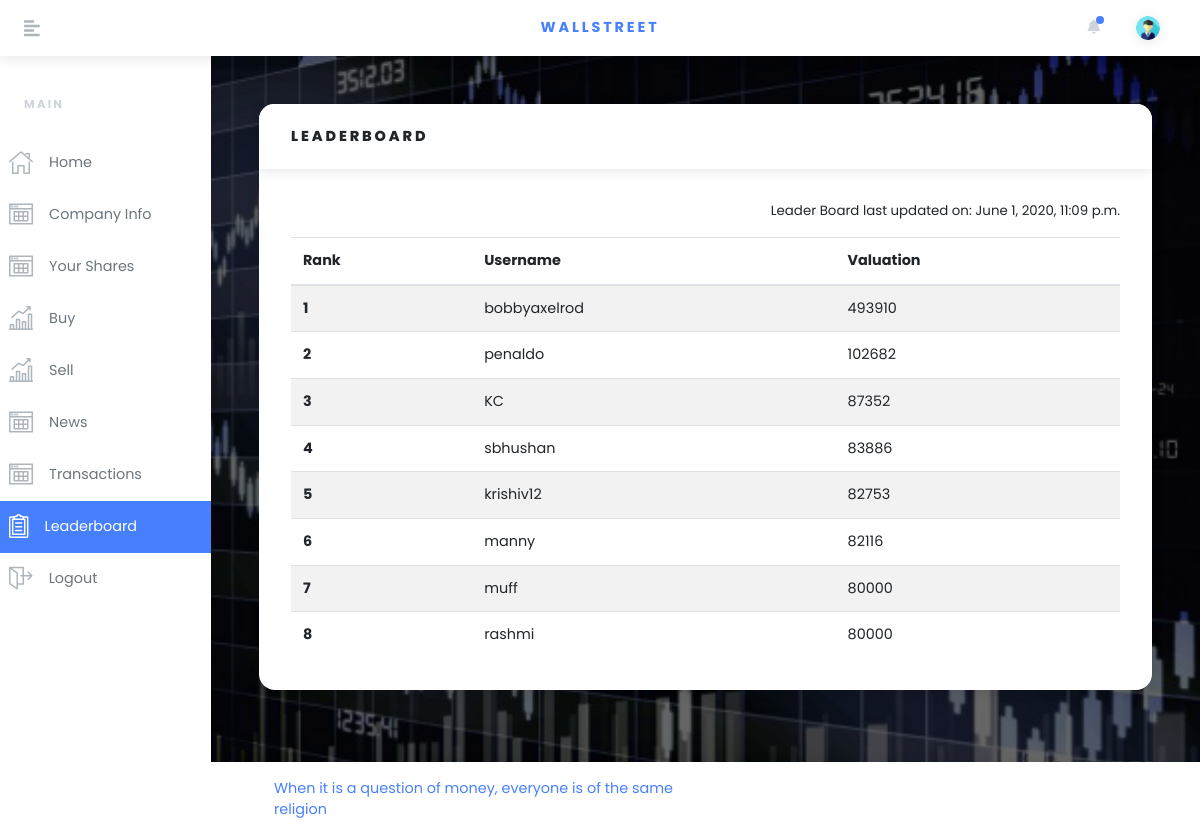
Page /leaderboard/ (signed in) on the earlier database version.
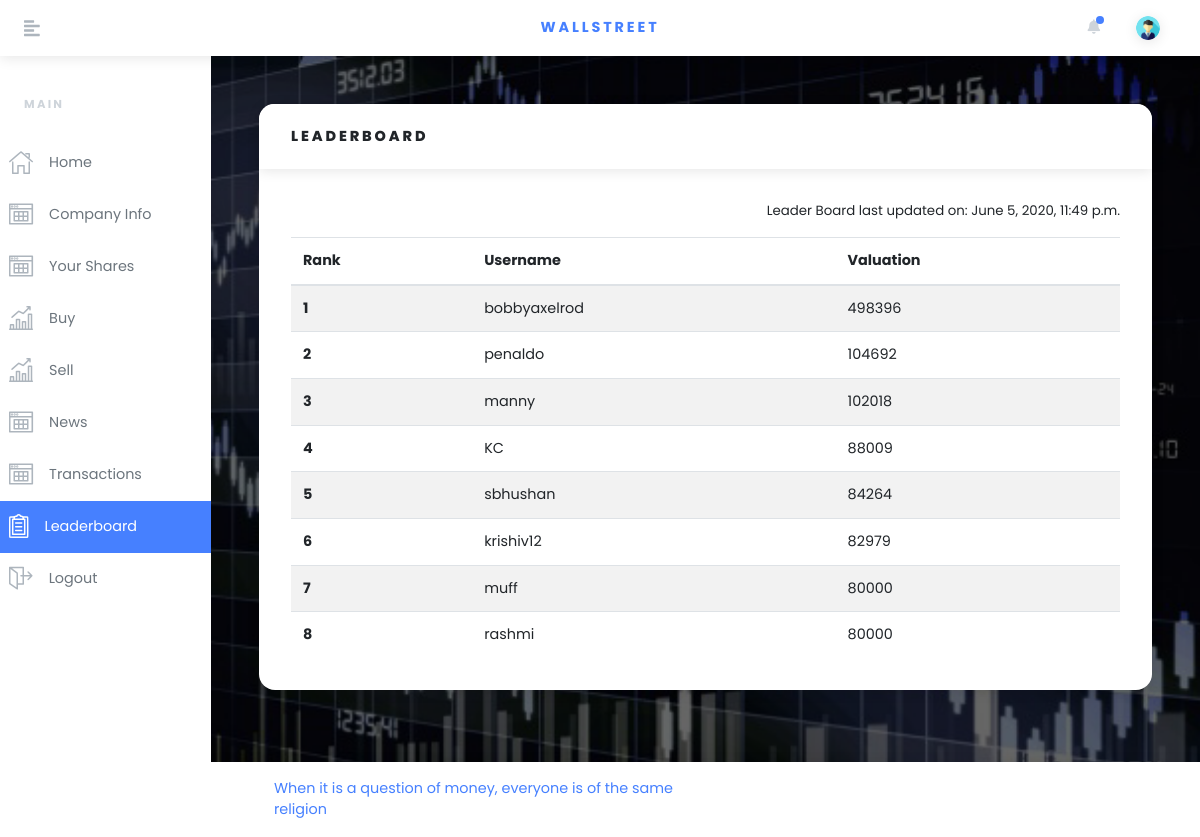
Same page on the later database version.
### bazaar/models.py (models this page shows, shortened)
class Global(models.Model):
    sensex = models.FloatField(default=0)
    spread = models.IntegerField(default=0)
    LiveText = models.CharField(max_length=100)
    LeaderboardSize = models.IntegerField(default=100)
    LeaderBoardUpdateTime = models.DateTimeField(default=datetime.now)
    bidRangePercent = models.IntegerField(default=10, validators=[
        MaxValueValidator(100),
        MinValueValidator(1)
    ])
    registrationKey = models.CharField(max_length=20, default="abcde")
    startStopMarket = models.BooleanField(default=True)  # True => start, False => Stop
    startNews = models.BooleanField(default=False)
    NewsCounter = models.IntegerField(default=0)

class LeaderBoard(models.Model):
    profile = models.ForeignKey(Profile, on_delete=models.CASCADE)

class Profile(models.Model):
    user = models.OneToOneField(User, on_delete=models.CASCADE)  # Extending User Model
    rank = models.IntegerField(default=-1)  # Rank of the user
    numberOfShares = models.IntegerField(default=0)  # Number of shares owned by the user
    cash = models.IntegerField(default=200000)  # Cash remaining
    netWorth = models.IntegerField(default=0)  # Users networth; Required for leaderboard;

### bazaar/views.py (the view)
# urls.py: path('leaderboard/', views.LeaderBoardView.as_view(), name='leaderboard'),
class LeaderBoardView(View):
    template = 'bazaar/leaderboard.html'
    def get(self, request):
        profile = Profile.objects.filter(user=User.objects.get(
            username=request.user.username)).first()
        g = Global.objects.filter(pk=1).first()
        sensex = g.sensex
        leaderboard = LeaderBoard.objects.all()
        update_time = g.LeaderBoardUpdateTime
        context = {
            "profile": profile,
            "sensex": sensex,
            "leaderboard": leaderboard,
            "update_time": update_time
        }
        return render(request, self.template, context)

### bazaar/templates/bazaar/leaderboard.html (shortened to what this page needs)
{%load static%}
<!DOCTYPE html>
<html>
<head>
    <link rel="stylesheet" href="{% static 'bazaar/vendor/bootstrap/css/bootstrap.min.css'%}" />
    <link rel="stylesheet" href="https://use.fontawesome.com/releases/v5.3.1/css/all.css" />
    <link rel="stylesheet" href="{% static 'bazaar/css/orionicons.css'%}" />
    <link rel="stylesheet" href="{% static 'bazaar/css/style.default.css'%}" id="theme-stylesheet" />
    <link rel="stylesheet" href="{% static 'bazaar/css/custom.css'%}" />
</head>
<body onload="start()">
    <header class="header">
        <nav class="navbar navbar-expand-lg px-4 py-2 bg-white shadow">
            <a href="#" class="sidebar-toggler text-gray-500 mr-4 mr-lg-5 lead"><i class="fas fa-align-left"></i></a
        ><a
          href="#"
          class="navbar-brand font-weight-bold text-uppercase text-base"
          >Wallstreet</a
        >
        <ul class="ml-auto d-flex align-items-center list-unstyled mb-0">
          <li class="nav-item dropdown mr-3">
            <a
              id="notifications"
              href="http://example.com"
              data-toggle="dropdown"
              aria-haspopup="true"
              aria-expanded="false"
              class="nav-link dropdown-toggle text-gray-400 px-1"
              ><i class="fa fa-bell"></i><span class="notification-icon"></span
            ></a>
          </li>
          <li class="nav-item dropdown ml-auto">
            <a
              id="userInfo"
              href="http://example.com"
              data-toggle="dropdown"
              aria-haspopup="true"
              aria-expanded="false"
              class="nav-link dropdown-toggle"
              ><img
                src="{% static 'bazaar/img/navLogo.png' %}"
                alt="Jason Doe"
                style="max-width: 1.5rem;"
                class="img-fluid rounded-circle shadow"
            /></a>
                </li>
                </ul>
        </nav>
    </header>
    <div class="d-flex align-items-stretch">
        <div id="sidebar" class="sidebar py-3">
            <div class="text-gray-400 text-uppercase px-3 px-lg-4 py-4 font-weight-bold small headings-font-family">
                MAIN
            </div>
            <ul class="sidebar-menu list-unstyled" style="margin-left:-15px;">
                <li class="sidebar-list-item">
                    <a href="{%url 'bazaar:index' %}" class="sidebar-link text-muted"><i class="o-home-1 mr-3 text-gray"></i><span>Home</span></a
            >
          </li>
          <li class="sidebar-list-item">
            <a
              href="{% static 'bazaar/Wallstreet_Portfolios.pdf' %}"
              class="sidebar-link text-muted"
              ><i class="o-table-content-1 mr-3 text-gray"></i
              ><span>Company Info</span></a
            >
          </li>
          <li class="sidebar-list-item">
            <a href="../#sectionMyShares" class="sidebar-link text-muted"
              ><i class="o-table-content-1 mr-3 text-gray"></i
              ><span>Your Shares</span></a
            >
          </li>
          <li class="sidebar-list-item">
            <a href="{%url 'bazaar:buy' %}" class="sidebar-link text-muted"
              ><i class="o-sales-up-1 mr-3 text-gray"></i><span>Buy</span></a
            >
          </li>
          <li class="sidebar-list-item">
            <a href="{%url 'bazaar:sell' %}" class="sidebar-link text-muted"
              ><i class="o-sales-up-1 mr-3 text-gray"></i><span>Sell</span></a
            >
          </li>
          <li class="sidebar-list-item">
            <a href="{%url 'bazaar:news' %}" class="sidebar-link text-muted"
              ><i class="o-table-content-1 mr-3 text-gray"></i
              ><span>News</span></a
            >
          </li>
          <li class="sidebar-list-item">
            <a
              href="{%url 'bazaar:transactions' %}"
              class="sidebar-link text-muted"
              ><i class="o-table-content-1 mr-3 text-gray"></i
              ><span>Transactions</span></a
            >
          </li>
          <li class="sidebar-list-item">
            <a
              href="{%url 'bazaar:leaderboard' %}"
              class="sidebar-link text-muted active"
              ><i class="o-survey-1 mr-3 text-gray"></i
              ><span>Leaderboard</span></a
            >
          </li>
          <li class="sidebar-list-item">
            <a href="{%url 'bazaar:logoff'%}" class="sidebar-link text-muted"
              ><i class="o-exit-1 mr-3 text-gray"></i><span>Logout</span></a
            >
          </li>
        </ul>
      </div>
      <div class="page-holder w-100 d-flex flex-wrap">
        <div class="container-fluid px-xl-5">
          <section class="py-5">
            <div class="row">
              <div class="col-lg-12 mb-4">
                <div class="card">
                  <div class="card-header">
                    <h6 class="text-uppercase mb-0">Leaderboard</h6>
                  </div>
                  <div class="card-body">
                    <p style="text-align:right; font-size:10pt">
                      Leader Board last updated on: {{ update_time }}
                    </p>
                    <div class="table-responsive">
                      <table
                        class="table table-striped table-hover card-text "
                        style=""
                      >
                        <thead>
                          <tr>
                            <th>Rank</th>
                            <th>Username</th>
                            <th>Valuation</th>
                          </tr>
                        </thead>
                        <tbody>
                          {% for leaderboardentry in leaderboard %}
                          <tr>
                            <th scope="row">
                              {{ leaderboardentry.profile.rank }}
                            </th>
                            <td>
                              {{ leaderboardentry.profile.user.username }}
                            </td>
                            <td>{{ leaderboardentry.profile.netWorth }}</td>
                          </tr>
                          {% endfor %}
                        </tbody>
                      </table>
                    </div>
                  </div>
                </div>
              </div>
            </div>
          </section>
        </div>
        <footer
          class="footer bg-white shadow align-self-end py-3 px-xl-5 w-100"
        >
          <div class="container-fluid">
            <div class="row">
              <div class="col-md-6 text-center text-md-left text-primary">
                <p class="mb-2 mb-md-0">
                  When it is a question of money, everyone is of the same
                  religion
                </p>
              </div>
            </div>
          </div>
        </footer>
      </div>
    </div>
  </body>
</html>

Differences in the rows shown:
removed LeaderBoard: profile.rank "1", profile.user.username "bobbyaxelrod", profile.netWorth "493910"
removed LeaderBoard: profile.rank "2", profile.user.username "penaldo", profile.netWorth "102682"
removed LeaderBoard: profile.rank "3", profile.user.username "KC", profile.netWorth "87352"
removed LeaderBoard: profile.rank "4", profile.user.username "sbhushan", profile.netWorth "83886"
removed LeaderBoard: profile.rank "5", profile.user.username "krishiv12", profile.netWorth "82753"
removed LeaderBoard: profile.rank "6", profile.user.username "manny", profile.netWorth "82116"
changed Global: LeaderBoardUpdateTime "June 1, 2020, 11:09 p.m." → "June 5, 2020, 11:49 p.m."
added LeaderBoard: profile.rank "1", profile.user.username "bobbyaxelrod", profile.netWorth "498396"
added LeaderBoard: profile.rank "2", profile.user.username "penaldo", profile.netWorth "104692"
added LeaderBoard: profile.rank "3", profile.user.username "manny", profile.netWorth "102018"
added LeaderBoard: profile.rank "4", profile.user.username "KC", profile.netWorth "88009"
added LeaderBoard: profile.rank "5", profile.user.username "sbhushan", profile.netWorth "84264"
added LeaderBoard: profile.rank "6", profile.user.username "krishiv12", profile.netWorth "82979"
